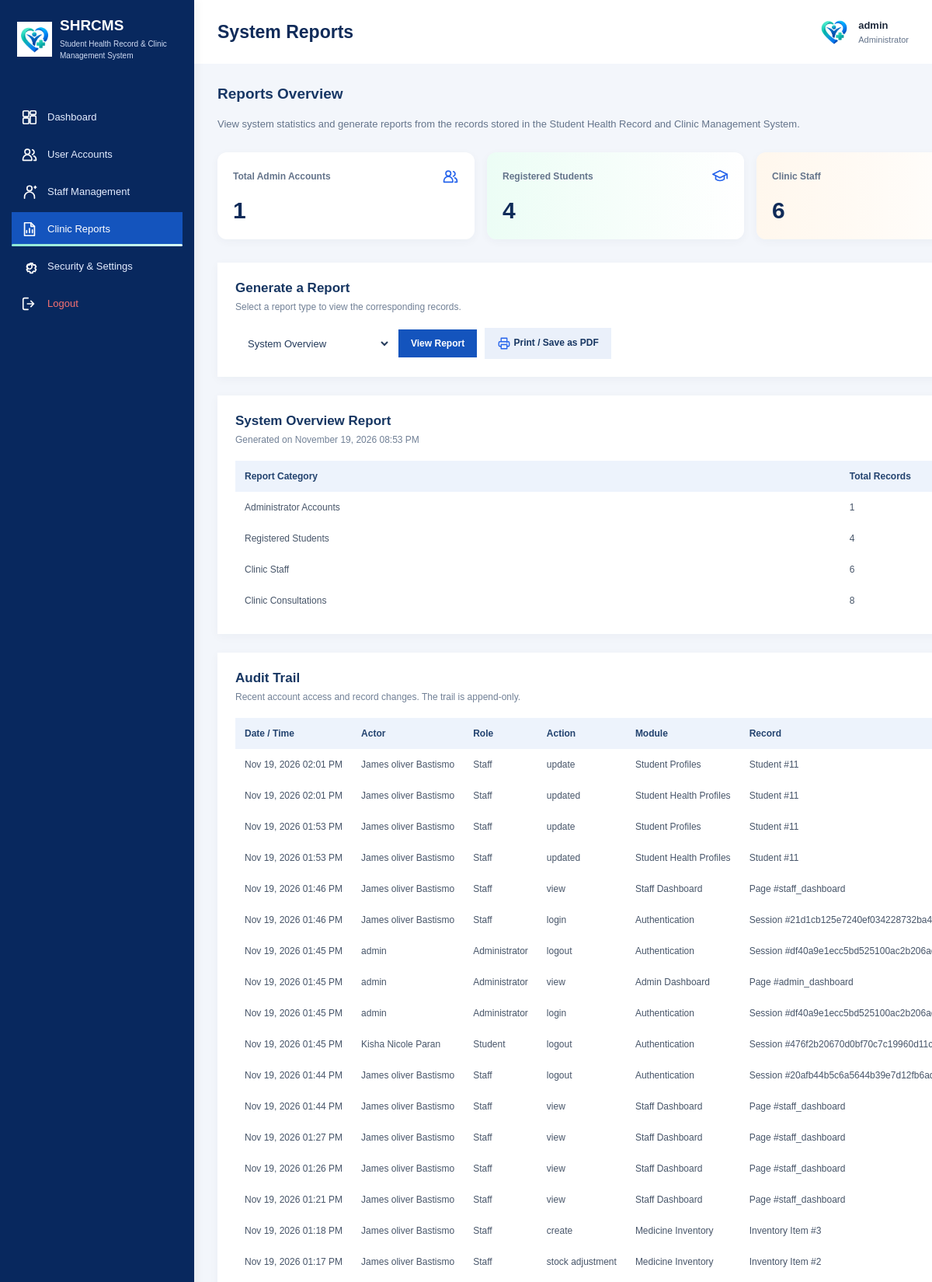
Screenshot of /php/Admin_Dashboard/system_reports.php (signed in, upper part) with the database file from the repository.
### tables this page shows
CREATE TABLE `audit_trail` (
  `id` int NOT NULL,
  `actor_name` varchar(100) NOT NULL,
  `actor_role` varchar(50) NOT NULL,
  `actor_user_id` int DEFAULT NULL,
  `action` varchar(100) NOT NULL,
  `module` varchar(100) NOT NULL,
  `record_type` varchar(100) DEFAULT NULL,
  `record_id` varchar(100) DEFAULT NULL,
  `details` text,
  `ip_address` varchar(45) DEFAULT NULL,
  `created_at` timestamp NOT NULL DEFAULT CURRENT_TIMESTAMP
);

### php/Admin_Dashboard/system_reports.php (the view, shortened to what this page needs)
<?php
require_once __DIR__ . '/../db.php';
$conn->set_charset('utf8mb4');
function e($value): string
{
    return htmlspecialchars((string)($value ?? ''), ENT_QUOTES, 'UTF-8');
}
$username = $_SESSION['admin_username'] ?? 'Administrator';
function getCount(mysqli $conn, string $table): int
{
    $allowed = ['students', 'admin', 'staff', 'consultations'];
    $result = $conn->query("SELECT COUNT(*) AS total FROM `$table`");
    return (int)($result->fetch_assoc()['total'] ?? 0);
}
$studentCount = getCount($conn, 'students');
$adminCount = getCount($conn, 'admin');
$staffCount = getCount($conn, 'staff');
$consultationCount = getCount($conn, 'consultations');
$reportType = $_GET['report'] ?? 'overview';
$auditRows = [];
$auditResult = @$conn->query(
    'SELECT id, actor_name, actor_role, actor_user_id, action, module,
            record_type, record_id, details, ip_address, created_at
     FROM audit_trail
     ORDER BY created_at DESC, id DESC
     LIMIT 200'
);
if ($auditResult) {
    while ($auditRow = $auditResult->fetch_assoc()) {
        $auditRows[] = $auditRow;
    }
}
$reportTitles = [
    'overview' => 'System Overview Report',
    'students' => 'Student Records Report',
    'consultations' => 'Clinic Consultation Report'
];
$reportTitle = $reportTitles[$reportType];
$generatedAt = date('F d, Y h:i A');
?>
<!DOCTYPE html>
<html lang="en">
<head>
    <link rel="stylesheet" href="../../css/Shared/style.css?v=20261114-icons">
    <link rel="stylesheet" href="../../css/Admin/system-reports.css">
</head>
<body class="admin-dashboard-body">
<aside class="admin-sidebar">
    <div class="admin-sidebar-brand">
        <img src="../../image/logo2.png" alt="SHRCMS Logo">
        <div>
            <h3>SHRCMS</h3>
            <p>Student Health Record &amp; Clinic Management System</p>
        </div>
    </div>
    <nav aria-label="Administrator navigation">
        <a href="admin_dashboard.php"><img class="ui-icon" src="../../image/icon-dashboard.svg" alt="" aria-hidden="true"> Dashboard</a>
        <a href="user_management.php"><img class="ui-icon" src="../../image/icon-users.svg" alt="" aria-hidden="true"> User Accounts</a>
        <a href="staff_management.php"><img class="ui-icon" src="../../image/icon-staff.svg" alt="" aria-hidden="true"> Staff Management</a>
        <a href="system_reports.php" class="active" aria-current="page"><img class="ui-icon" src="../../image/icon-reports.svg" alt="" aria-hidden="true"> Clinic Reports</a>
        <a href="system_settings.php"><img class="ui-icon" src="../../image/icon-settings.svg" alt="" aria-hidden="true"> Security &amp; Settings</a>
        <a href="../logout.php" class="logout-link"
           onclick="return confirm('Are you sure you want to log out?');">
            <img class="ui-icon" src="../../image/icon-logout.svg" alt="" aria-hidden="true"> Logout
        </a>
    </nav>
</aside>
<main class="admin-main-content">
    <header class="admin-header-bar">
        <h2>System Reports</h2>
        <div class="admin-profile-info">
            <img src="../../image/logo2.png" alt="Administrator">
            <div class="admin-profile-text">
                <h4><?= e($username) ?></h4>
                <p>Administrator</p>
            </div>
        </div>
    </header>
    <div class="admin-dashboard-container">
        <div class="admin-section-title">Reports Overview</div>
        <p class="report-intro">
            View system statistics and generate reports from the records
            stored in the Student Health Record and Clinic Management System.
        </p>
        <section class="admin-stats-grid">
            <div class="admin-stat-card">
                <div class="admin-stat-header">
                    <span>Total Admin Accounts</span>
                    <span><img class="ui-icon" src="../../image/icon-users.svg" alt="" aria-hidden="true"></span>
                </div>
                <div class="admin-stat-number">
                    <?= number_format($adminCount) ?>
                </div>
            </div>
            <div class="admin-stat-card students">
                <div class="admin-stat-header">
                    <span>Registered Students</span>
                    <span><img class="ui-icon" src="../../image/icon-student.svg" alt="" aria-hidden="true"></span>
                </div>
                <div class="admin-stat-number">
                    <?= number_format($studentCount) ?>
                </div>
            </div>
            <div class="admin-stat-card staff">
                <div class="admin-stat-header">
                    <span>Clinic Staff</span>
                </div>
                <div class="admin-stat-number">
                    <?= number_format($staffCount) ?>
                </div>
            </div>
        </section>
        <section class="report-panel no-print">
            <div class="report-panel-heading">
                <div>
                    <h3>Generate a Report</h3>
                    <p>Select a report type to view the corresponding records.</p>
                </div>
            </div>
            <form method="GET" action="system_reports.php"
                  class="report-toolbar">
                <select class="report-select" name="report" aria-label="Report type">
                    <option value="overview"
                        <?= $reportType === 'overview' ? 'selected' : '' ?>>
                        System Overview
                    </option>
                </select>
                <button type="submit" class="report-button">
                    View Report
                </button>
                <button type="button" class="report-button secondary"
                        onclick="window.print()">
                    <img class="ui-icon" src="../../image/icon-print.svg" alt="" aria-hidden="true"> Print / Save as PDF
                </button>
            </form>
        </section>
        <section class="report-panel">
            <div class="report-panel-heading">
                <div>
                    <h3><?= e($reportTitle) ?></h3>
                    <p>Generated on <?= e($generatedAt) ?></p>
                </div>
            </div>
            <?php if ($reportType === 'overview'): ?>
                <div class="report-table-wrap">
                    <table class="report-table">
                        <thead>
                            <tr>
                                <th>Report Category</th>
                                <th>Total Records</th>
                            </tr>
                        </thead>
                        <tbody>
                            <tr>
                                <td>Administrator Accounts</td>
                                <td><?= number_format($adminCount) ?></td>
                            </tr>
                            <tr>
                                <td>Registered Students</td>
                                <td><?= number_format($studentCount) ?></td>
                            </tr>
                            <tr>
                                <td>Clinic Staff</td>
                                <td><?= number_format($staffCount) ?></td>
                            </tr>
                            <tr>
                                <td>Clinic Consultations</td>
                                <td><?= number_format($consultationCount) ?></td>
                            </tr>
                        </tbody>
                    </table>
                </div>
            <?php endif; ?>
        </section>
        <section class="report-panel" id="audit-trail">
            <div class="report-panel-heading">
                <div>
                    <h3>Audit Trail</h3>
                    <p>Recent account access and record changes. The trail is append-only.</p>
                </div>
            </div>
            <div class="report-table-wrap">
                <table class="report-table">
                    <thead>
                        <tr>
                            <th>Date / Time</th>
                            <th>Actor</th>
                            <th>Role</th>
                            <th>Action</th>
                            <th>Module</th>
                            <th>Record</th>
                        </tr>
                    </thead>
                    <tbody>
                    <?php if ($auditRows): ?>
                        <?php foreach ($auditRows as $audit): ?>
                            <tr>
                                <td><?= e(date('M d, Y h:i A', strtotime($audit['created_at']))) ?></td>
                                <td><?= e($audit['actor_name']) ?></td>
                                <td><?= e($audit['actor_role']) ?></td>
                                <td><?= e($audit['action']) ?></td>
                                <td><?= e($audit['module']) ?></td>
                                <td><?= e(($audit['record_type'] ?: '—') . ($audit['record_id'] ? ' #' . $audit['record_id'] : '')) ?></td>
                            </tr>
                        <?php endforeach; ?>
                    <?php else: ?>
                        <tr><td colspan="8" class="report-empty">No audit events have been recorded.</td></tr>
                    <?php endif; ?>
                    </tbody>
                </table>
            </div>
        </section>
    </div>
</main>
</body>
</html>

### css/Admin/system-reports.css (style rules this page uses)
* { box-sizing: border-box; }
body.admin-dashboard-body { margin: 0; background: #f3f6fb; color: #172b4d; font-family: Arial, Helvetica, sans-serif; }
.admin-sidebar { position: fixed; inset: 0 auto 0 0; width: 250px; min-height: 100vh; padding: 22px 15px; overflow-y: auto; background: #08285e; color: white; z-index: 10; }
.admin-sidebar-brand { display: flex; align-items: center; gap: 10px; padding: 0 7px 25px; border-bottom: 1px solid rgba(255,255,255,.18); }
.admin-sidebar-brand img { width: 45px; height: 45px; object-fit: contain; background: white; }
.admin-sidebar-brand h3 { margin: 0 0 5px; font-size: 19px; }
.admin-sidebar-brand p { margin: 0; color: #d0dcf4; font-size: 10px; line-height: 1.5; }
.admin-sidebar nav { display: flex; flex-direction: column; align-items: stretch; gap: 4px; width: 100%; margin-top: 25px; }
.admin-sidebar nav a { display: flex; align-items: center; width: 100%; min-width: 0; min-height: 44px; gap: 12px; padding: 10px 12px; color: #e4edff; text-decoration: none; font-size: 13px; line-height: 1.35; text-align: left; border-left: 3px solid transparent; transition: background .2s; }
.admin-sidebar nav a .ui-icon { display: block; flex: 0 0 22px; width: 22px; height: 22px; }
.admin-sidebar nav a:hover, .admin-sidebar nav a.active { background: #1454bd; border-left-color: #7db3ff; color: white; }
.admin-main-content { min-height: 100vh; margin-left: 250px; }
.admin-header-bar { min-height: 82px; padding: 17px 30px; display: flex; justify-content: space-between; align-items: center; gap: 15px; background: white; border-bottom: 1px solid #e4eaf3; }
.admin-header-bar h2 { margin: 0; color: #102b59; font-size: 23px; }
.admin-profile-info { display: flex; align-items: center; gap: 10px; }
.admin-profile-info img { width: 42px; height: 42px; object-fit: contain; border: 1px solid #e1e8f2; background: white; }
.admin-profile-text h4 { margin: 0 0 5px; font-size: 13px; }
.admin-profile-text p { margin: 0; color: #64748b; font-size: 11px; }
.admin-dashboard-container { padding: 28px 30px; max-width: 1500px; margin: auto; }
.admin-section-title { margin: 0 0 17px; color: #183765; font-size: 19px; font-weight: 700; }
.report-intro { margin-bottom: 25px; color: #64748b; font-size: 13px; line-height: 1.7; }
.admin-stats-grid { display: grid; grid-template-columns: repeat(4, minmax(0, 1fr)); gap: 16px; margin-bottom: 30px; }
.admin-stat-card { min-width: 0; padding: 20px; background: white; border: 1px solid #e4eaf3; border-top: 4px solid #2463d4; box-shadow: 0 3px 12px rgba(17, 39, 75, .04); }
.admin-stat-card.students { border-top-color: #20a56b; }
.admin-stat-card.staff { border-top-color: #ed9b35; }
.admin-stat-header { display: flex; justify-content: space-between; gap: 8px; color: #64748b; font-size: 12px; }
.admin-stat-number { margin-top: 16px; color: #102b59; font-size: 30px; font-weight: 700; }
.report-panel { margin-bottom: 24px; padding: 23px; background: white; border: 1px solid #e2e8f0; box-shadow: 0 3px 12px rgba(17, 39, 75, .04); }
.report-panel-heading { display: flex; justify-content: space-between; align-items: center; flex-wrap: wrap; gap: 15px; margin-bottom: 20px; }
.report-panel-heading h3 { margin: 0 0 7px; font-size: 17px; color: #173662; }
.report-panel-heading p { margin: 0; color: #718096; font-size: 12px; }
.report-toolbar { display: flex; align-items: center; flex-wrap: wrap; gap: 10px; }
.report-select { min-width: 200px; padding: 11px 12px; border: 1px solid #d7e0ee; background: white; color: #243b5b; font-size: 13px; }
.report-button { display: inline-block; padding: 11px 16px; border: 0; background: #1454bd; color: white; font-size: 12px; font-weight: 700; text-decoration: none; cursor: pointer; }
.report-button.secondary { background: #eaf0fa; color: #173662; }
.report-table-wrap { width: 100%; overflow-x: auto; }
.report-table { width: 100%; border-collapse: collapse; font-size: 12px; white-space: nowrap; }
.report-table th { padding: 13px 12px; text-align: left; background: #edf3fc; color: #23436f; font-weight: 700; }
.report-table td { padding: 13px 12px; border-bottom: 1px solid #e9eef5; color: #475569; }

### rows the page displays
audit_trail: created_at "Nov 19, 2026 02:01 PM", actor_name "James oliver Bastismo", actor_role "Staff", action "update", module "Student Profiles", record_type+record "Student #11"
audit_trail: created_at "Nov 19, 2026 02:01 PM", actor_name "James oliver Bastismo", actor_role "Staff", action "updated", module "Student Health Profiles", record_type+record "Student #11"
audit_trail: created_at "Nov 19, 2026 01:53 PM", actor_name "James oliver Bastismo", actor_role "Staff", action "update", module "Student Profiles", record_type+record "Student #11"
audit_trail: created_at "Nov 19, 2026 01:53 PM", actor_name "James oliver Bastismo", actor_role "Staff", action "updated", module "Student Health Profiles", record_type+record "Student #11"
audit_trail: created_at "Nov 19, 2026 01:46 PM", actor_name "James oliver Bastismo", actor_role "Staff", action "view", module "Staff Dashboard", record_type+record "Page #staff_dashboard"
audit_trail: created_at "Nov 19, 2026 01:46 PM", actor_name "James oliver Bastismo", actor_role "Staff", action "login", module "Authentication", record_type+record "Session…"
audit_trail: created_at "Nov 19, 2026 01:45 PM", actor_name "admin", actor_role "Administrator", action "logout", module "Authentication", record_type+record "Session…"
audit_trail: created_at "Nov 19, 2026 01:45 PM", actor_name "admin", actor_role "Administrator", action "view", module "Admin Dashboard", record_type+record "Page #admin_dashboard"
audit_trail: created_at "Nov 19, 2026 01:45 PM", actor_name "admin", actor_role "Administrator", action "login", module "Authentication", record_type+record "Session…"
audit_trail: created_at "Nov 19, 2026 01:45 PM", actor_name "Kisha Nicole Paran", actor_role "Student", action "logout", module "Authentication", record_type+record "Session…"
audit_trail: created_at "Nov 19, 2026 01:44 PM", actor_name "James oliver Bastismo", actor_role "Staff", action "logout", module "Authentication", record_type+record "Session…"
audit_trail: created_at "Nov 19, 2026 01:44 PM", actor_name "James oliver Bastismo", actor_role "Staff", action "view", module "Staff Dashboard", record_type+record "Page #staff_dashboard"
audit_trail: created_at "Nov 19, 2026 01:27 PM", actor_name "James oliver Bastismo", actor_role "Staff", action "view", module "Staff Dashboard", record_type+record "Page #staff_dashboard"
audit_trail: created_at "Nov 19, 2026 01:26 PM", actor_name "James oliver Bastismo", actor_role "Staff", action "view", module "Staff Dashboard", record_type+record "Page #staff_dashboard"
audit_trail: created_at "Nov 19, 2026 01:21 PM", actor_name "James oliver Bastismo", actor_role "Staff", action "view", module "Staff Dashboard", record_type+record "Page #staff_dashboard"
audit_trail: created_at "Nov 19, 2026 01:18 PM", actor_name "James oliver Bastismo", actor_role "Staff", action "create", module "Medicine Inventory", record_type+record "Inventory Item #3"
audit_trail: created_at "Nov 19, 2026 01:17 PM", actor_name "James oliver Bastismo", actor_role "Staff", action "stock adjustment", module "Medicine Inventory", record_type+record "Inventory Item #2"

### other values shown
$username "admin"
$adminCount "1"
$studentCount "4"
$staffCount "6"
$reportTitle "System Overview Report"
$consultationCount "8"
